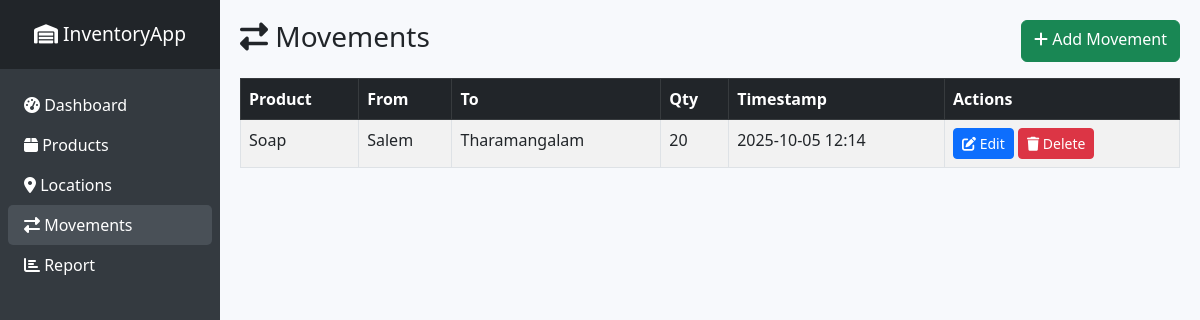
/movements, run on the app's committed database.
### models.py (models this page shows)
class ProductMovement(db.Model):
    id = db.Column(db.Integer, primary_key=True)
    product_id = db.Column(db.Integer, db.ForeignKey('product.id'), nullable=False)
    from_location = db.Column(db.Integer, db.ForeignKey('location.id'), nullable=True)
    to_location = db.Column(db.Integer, db.ForeignKey('location.id'), nullable=True)
    qty = db.Column(db.Integer, nullable=False)
    timestamp = db.Column(db.DateTime, default=datetime.utcnow)
    from_location_obj = db.relationship('Location', foreign_keys=[from_location], lazy=True)
    to_location_obj = db.relationship('Location', foreign_keys=[to_location], lazy=True)

class Product(db.Model):
    id = db.Column(db.Integer, primary_key=True)
    name = db.Column(db.String(150), nullable=False)
    description = db.Column(db.String(500))
    movements = db.relationship('ProductMovement', backref='product', lazy=True)

class Location(db.Model):
    id = db.Column(db.Integer, primary_key=True)
    name = db.Column(db.String(150), nullable=False)

### app.py (the view)
@app.route('/movements')
def movements():
    movements = ProductMovement.query.order_by(ProductMovement.timestamp.desc()).all()
    return render_template('movements.html', movements=movements)

### templates/movements.html
{% extends "layout.html" %}
{% block content %}
<div class="d-flex justify-content-between mb-3 animate__animated animate__fadeIn">
    <h3><i class="fas fa-exchange-alt"></i> Movements</h3>
    <a href="{{ url_for('add_movement') }}" class="btn btn-success"><i class="fas fa-plus"></i> Add Movement</a>
</div>
<table class="table table-striped table-hover table-bordered animate__animated animate__fadeInUp">
    <thead class="table-dark">
        <tr>
            <th>Product</th>
            <th>From</th>
            <th>To</th>
            <th>Qty</th>
            <th>Timestamp</th>
            <th>Actions</th>
        </tr>
    </thead>
    <tbody>
        {% for m in movements %}
        <tr class="animate__animated animate__fadeInUp animate__delay-{{ loop.index }}s">
            <td>{{ m.product.name }}</td>
            <td>{{ m.from_location_obj.name if m.from_location_obj else '-' }}</td>
            <td>{{ m.to_location_obj.name if m.to_location_obj else '-' }}</td>
            <td>{{ m.qty }}</td>
            <td>{{ m.timestamp.strftime("%Y-%m-%d %H:%M") }}</td>
            <td>
                <a href="{{ url_for('edit_movement', movement_id=m.id) }}" class="btn btn-primary btn-sm">
                    <i class="fas fa-edit"></i> Edit
                </a>
                <form action="{{ url_for('delete_movement', movement_id=m.id) }}" method="POST" style="display:inline;">
                    <button type="submit" class="btn btn-danger btn-sm" onclick="return confirm('Are you sure you want to delete this movement?');">
                        <i class="fas fa-trash"></i> Delete
                    </button>
                </form>
            </td>
        </tr>
        {% endfor %}
    </tbody>
</table>
{% endblock %}

### templates/layout.html (style rules this page uses)
body { min-height: 100vh; background-color: #f7f9fc; display: flex; }
.btn { transition: transform 0.2s; }

### data on the page
ProductMovement: product.name "Soap", from_location_obj "Salem", to_location_obj "Tharamangalam", qty "20", timestamp "2025-10-05 12:14"
